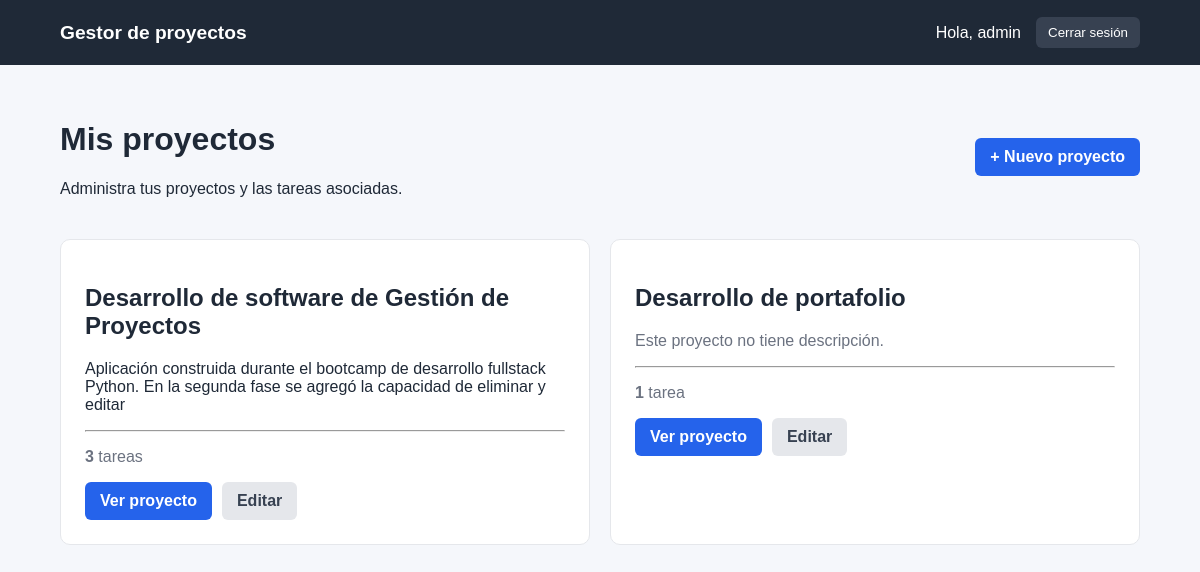
The app's page / (signed in), older data.
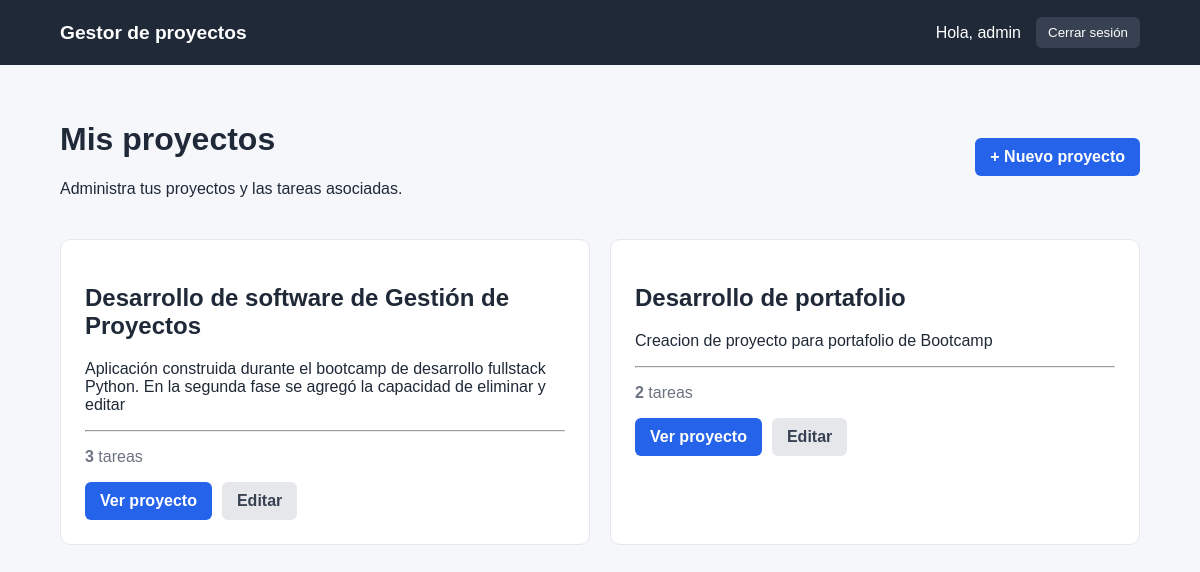
The same page, newer data.
### tareas/models.py (models this page shows, shortened)
class Proyecto(models.Model):
    usuario = models.ForeignKey(settings.AUTH_USER_MODEL, on_delete=models.CASCADE, related_name="proyectos"
    )
    nombre = models.CharField(max_length=100)
    descripcion = models.TextField(blank=True)
    fecha_creacion = models.DateTimeField(auto_now_add=True)

### tareas/views.py (the view)
# urls.py: path("", ProyectoListView.as_view(), name="proyecto_list"),
class ProyectoListView(LoginRequiredMixin, ListView):
    model = Proyecto
    template_name = "tareas/proyecto_list.html"
    context_object_name = "proyectos"
    def get_queryset(self):
        return Proyecto.objects.filter(usuario=self.request.user)

### tareas/templates/tareas/proyecto_list.html (shortened to what this page needs)
{% extends 'base.html' %}
{% block content %}
<div class="page-header">
<div>
    <h1>Mis proyectos</h1>
    <p>Administra tus proyectos y las tareas asociadas.</p>
</div>
<a class="btn" href="{% url 'proyecto_create' %}">
    + Nuevo proyecto
</a>
</div>
{% if proyectos %}
<div class="grid">
    {% for proyecto in proyectos %}
        <article class="card">
            <h2>{{ proyecto.nombre }}</h2>
            {% if proyecto.descripcion %}
                <p>{{ proyecto.descripcion }}</p>
            {% else %}
                <p class="muted">
                    Este proyecto no tiene descripción.
                </p>
            {% endif %}
            <hr>
            <p class="muted">
                <strong>{{ proyecto.tareas.count }}</strong>
                {% if proyecto.tareas.count == 1 %}
                    tarea
                {% else %}
                    tareas
                {% endif %}
            </p>
            <div class="actions">
                <a
                    class="btn"
                    href="{% url 'proyecto_detail' proyecto.pk %}"
                >
                    Ver proyecto
                </a>
                <a
                    class="btn-secondary"
                    href="{% url 'proyecto_update' proyecto.pk %}"
                >
                    Editar
                </a>
            </div>
        </article>
    {% endfor %}
</div>
{% endif %}
{% endblock %}

Row changes from the older to the newer data that the page shows:
changed Proyecto "Desarrollo de portafolio": descripcion (not shown) → "Creacion de proyecto para portafolio de Bootcamp"; tareas.count "1" → "2"; text "tarea" → "tareas"; no longer shows "Este proyecto no tiene descripción."
